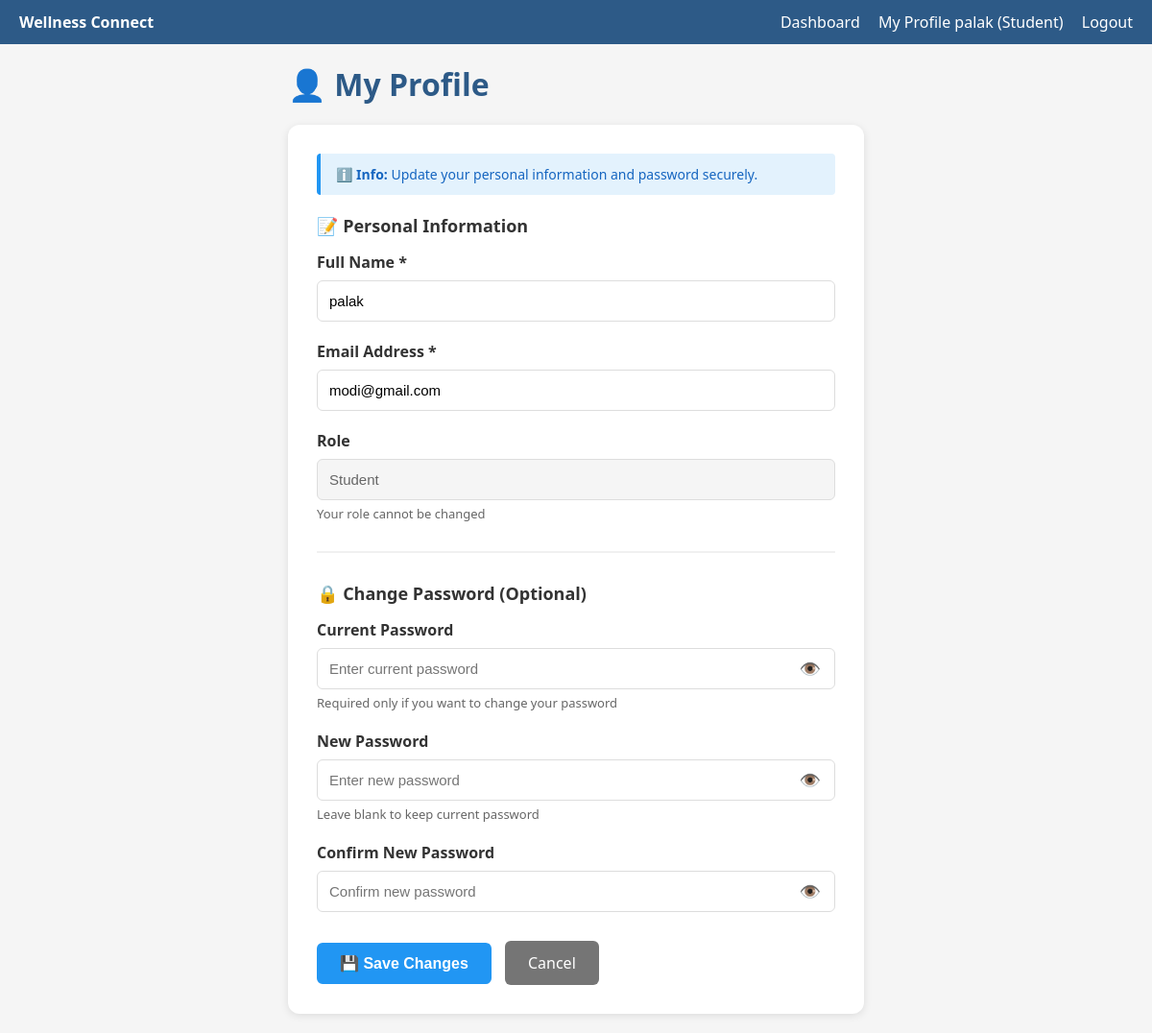
The app's page /profile/ (signed in) with its own data.
### accounts/models.py (models this page shows, shortened)
class User(AbstractBaseUser, PermissionsMixin):
    email = models.EmailField(unique=True)
    name = models.CharField(max_length=255)
    role = models.CharField(max_length=20, choices=ROLES)
    anonymous_flag = models.BooleanField(default=False)
    date_joined = models.DateTimeField(auto_now_add=True)
    risk_score = models.IntegerField(default=0)
    current_stress_level = models.CharField(max_length=10, default='Low')
    is_flagged_high = models.BooleanField(default=False)
    is_active = models.BooleanField(default=True)
    is_staff = models.BooleanField(default=False)
    objects = UserManager()
    USERNAME_FIELD = 'email'
    REQUIRED_FIELDS = ['name', 'role']

### accounts/views.py (the view, shortened to what this page needs)
# urls.py: path("profile/", views.profile_view, name="profile"),
@login_required
def profile_view(request):
    user = request.user
    return render(request, 'accounts/profile.html', {'user': user})

### accounts/templates/accounts/profile.html (shortened to what this page needs)
{% extends 'base.html' %}
{% block content %}
<div class="profile-container">
    <h1>👤 My Profile</h1>
    <div class="profile-card">
        <form method="POST">
            <div class="info-box">
                <p><strong>ℹ️ Info:</strong> Update your personal information and password securely.</p>
            </div>
            <div class="section-title">📝 Personal Information</div>
            <div class="form-group">
                <label for="name">Full Name *</label>
                <input type="text"
                       id="name"
                       name="name"
                       value="{{ user.name }}"
                       required>
            </div>
            <div class="form-group">
                <label for="email">Email Address *</label>
                <input type="email"
                       id="email"
                       name="email"
                       value="{{ user.email }}"
                       required>
            </div>
            <div class="form-group">
                <label>Role</label>
                <input type="text"
                       value="{{ user.role }}"
                       readonly>
                <small>Your role cannot be changed</small>
            </div>
            <hr class="section-divider">
            <div class="section-title">🔒 Change Password (Optional)</div>
            <div class="form-group">
                <label for="current_password">Current Password</label>
                <input type="password"
                       id="current_password"
                       name="current_password"
                       placeholder="Enter current password">
                <small>Required only if you want to change your password</small>
            </div>
            <div class="form-group">
                <label for="new_password">New Password</label>
                <input type="password"
                       id="new_password"
                       name="new_password"
                       placeholder="Enter new password">
                <small>Leave blank to keep current password</small>
            </div>
            <div class="form-group">
                <label for="confirm_password">Confirm New Password</label>
                <input type="password"
                       id="confirm_password"
                       name="confirm_password"
                       placeholder="Confirm new password">
            </div>
            <div style="margin-top: 30px;">
                <button type="submit" class="btn-primary">
                    💾 Save Changes
                </button>
                <a href="{% if user.role == 'Student' %}{% url 'student:student_dashboard' %}{% elif user.role == 'Counsellor' %}{% url 'counsellor:counsellor_dashboard' %}{% elif user.role == 'Admin' %}{% url 'admin_panel:admin_dashboard' %}{% endif %}"
                   class="btn-secondary">
                    Cancel
                </a>
            </div>
        </form>
    </div>
</div>
{% endblock %}

### templates/base.html (shortened to what this page needs)
<!DOCTYPE html>
<html lang="en">
<head>
</head>
<body>
    <nav class="navbar">
        <span><strong>Wellness Connect</strong></span>
        <div>
            {% if user.is_authenticated %}
                <a href="{% url 'accounts:role_redirect' %}">Dashboard</a>
                <a href="{% url 'accounts:profile' %}">My Profile</a>
                <span>{{ user.name }} ({{ user.role }})</span>
                <a href="{% url 'accounts:logout' %}">Logout</a>
            {% else %}
                <a href="{% url 'accounts:login' %}">Login</a>
                <a href="{% url 'accounts:register' %}">Register</a>
            {% endif %}
        </div>
    </nav>
    <div class="container">
        {% block content %}{% endblock %}
    </div>
</body>
</html>

### templates/base.html (style rules this page uses)
* { box-sizing: border-box; }
body { font-family: Segoe UI, sans-serif; margin: 0; padding: 0; background: #f5f5f5; }
.navbar { background: #2d5a87; color: white; padding: 12px 20px; display: flex; justify-content: space-between; align-items: center; }
.navbar a { color: white; text-decoration: none; margin-left: 15px; }
.container { max-width: 900px; margin: 20px auto; padding: 0 15px; }
.form-group { margin-bottom: 14px; }
.form-group label { display: block; margin-bottom: 4px; font-weight: 600; }
h1 { color: #2d5a87; margin-top: 0; }

### accounts/templates/accounts/profile.html (style rules this page uses)
.profile-container { max-width: 600px; margin: 0 auto; }
.profile-card { background: white; padding: 30px; border-radius: 12px; box-shadow: 0 2px 8px rgba(0,0,0,0.1); }
.form-group { margin-bottom: 20px; }
.form-group label { display: block; margin-bottom: 8px; font-weight: 600; color: #333; }
.form-group input { width: 100%; padding: 12px; border: 1px solid #ddd; border-radius: 6px; font-size: 15px; transition: border-color 0.2s; }
.form-group input[readonly] { background-color: #f5f5f5; color: #666; }
.form-group small { display: block; margin-top: 5px; color: #666; font-size: 13px; }
.section-divider { margin: 30px 0; border: none; border-top: 2px solid #f0f0f0; }
.section-title { font-size: 18px; font-weight: 600; color: #333; margin-bottom: 15px; }
.btn-primary { background-color: #2196F3; color: white; padding: 12px 24px; border: none; border-radius: 6px; font-size: 16px; font-weight: 600; cursor: pointer; transition: background-color 0.2s; }
.btn-secondary { background-color: #757575; color: white; padding: 12px 24px; border-radius: 6px; font-size: 16px; text-decoration: none; display: inline-block; margin-left: 10px; }
.info-box { background-color: #e3f2fd; border-left: 4px solid #2196F3; padding: 12px 16px; margin-bottom: 20px; border-radius: 4px; }
.info-box p { margin: 0; color: #1565c0; font-size: 14px; }

### records on screen
User: name "palak", role "Student", email "modi@gmail.com"
